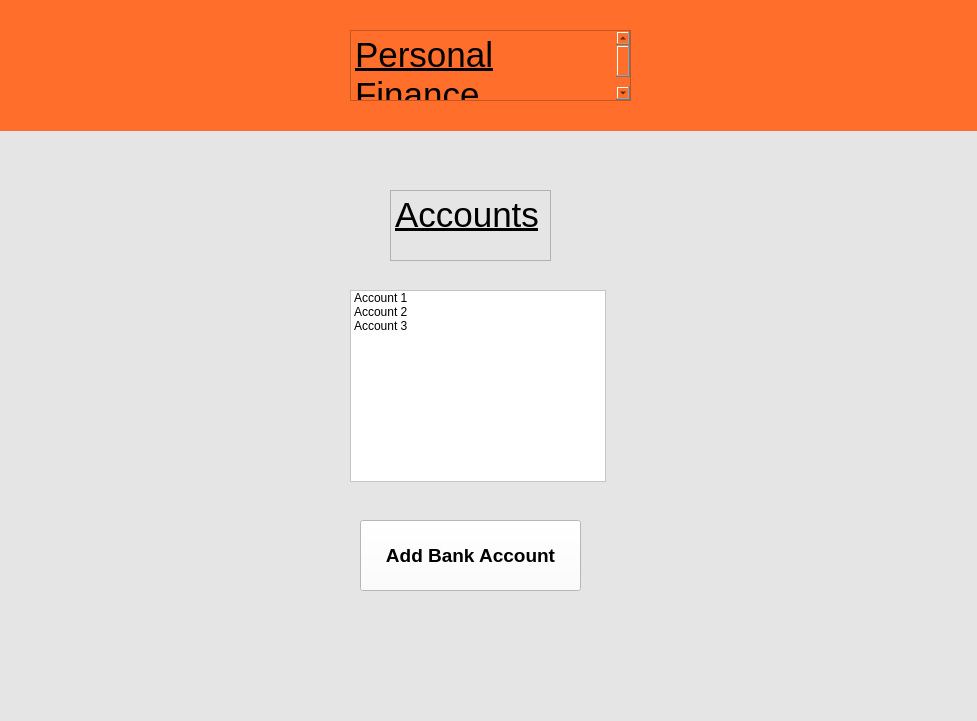
<?xml version="1.0" encoding="UTF-8"?>
<ui version="4.0">
 <class>MainWindow</class>
 <widget class="QMainWindow" name="MainWindow">
  <property name="geometry">
   <rect>
    <x>0</x>
    <y>0</y>
    <width>977</width>
    <height>721</height>
   </rect>
  </property>
  <property name="windowTitle">
   <string>MainWindow</string>
  </property>
  <property name="styleSheet">
   <string notr="true">background-color: rgb(229, 229, 229)</string>
  </property>
  <widget class="QWidget" name="centralwidget">
   <widget class="QWidget" name="widget" native="true">
    <property name="geometry">
     <rect>
      <x>0</x>
      <y>0</y>
      <width>981</width>
      <height>131</height>
     </rect>
    </property>
    <property name="styleSheet">
     <string notr="true">background-color: rgb(255, 110, 43)</string>
    </property>
    <widget class="QTextEdit" name="textEdit">
     <property name="geometry">
      <rect>
       <x>350</x>
       <y>30</y>
       <width>281</width>
       <height>71</height>
      </rect>
     </property>
     <property name="html">
      <string>&lt;!DOCTYPE HTML PUBLIC &quot;-//W3C//DTD HTML 4.0//EN&quot; &quot;http://www.w3.org/TR/REC-html40/strict.dtd&quot;&gt;
&lt;html&gt;&lt;head&gt;&lt;meta name=&quot;qrichtext&quot; content=&quot;1&quot; /&gt;&lt;meta charset=&quot;utf-8&quot; /&gt;&lt;style type=&quot;text/css&quot;&gt;
p, li { white-space: pre-wrap; }
hr { height: 1px; border-width: 0; }
li.unchecked::marker { content: &quot;\2610&quot;; }
li.checked::marker { content: &quot;\2612&quot;; }
&lt;/style&gt;&lt;/head&gt;&lt;body style=&quot; font-family:'Segoe UI'; font-size:9pt; font-weight:400; font-style:normal;&quot;&gt;
&lt;p style=&quot; margin-top:0px; margin-bottom:0px; margin-left:0px; margin-right:0px; -qt-block-indent:0; text-indent:0px;&quot;&gt;&lt;span style=&quot; font-size:26pt; text-decoration: underline;&quot;&gt;Personal Finance&lt;/span&gt;&lt;/p&gt;&lt;/body&gt;&lt;/html&gt;</string>
     </property>
    </widget>
   </widget>
   <widget class="QPushButton" name="addAccount">
    <property name="geometry">
     <rect>
      <x>360</x>
      <y>520</y>
      <width>221</width>
      <height>71</height>
     </rect>
    </property>
    <property name="font">
     <font>
      <pointsize>14</pointsize>
      <bold>true</bold>
     </font>
    </property>
    <property name="styleSheet">
     <string notr="true">background-color: rgb(255, 255, 255)</string>
    </property>
    <property name="text">
     <string>Add Bank Account</string>
    </property>
    <property name="iconSize">
     <size>
      <width>19</width>
      <height>19</height>
     </size>
    </property>
   </widget>
   <widget class="QTextEdit" name="textEdit_2">
    <property name="geometry">
     <rect>
      <x>390</x>
      <y>190</y>
      <width>161</width>
      <height>71</height>
     </rect>
    </property>
    <property name="html">
     <string>&lt;!DOCTYPE HTML PUBLIC &quot;-//W3C//DTD HTML 4.0//EN&quot; &quot;http://www.w3.org/TR/REC-html40/strict.dtd&quot;&gt;
&lt;html&gt;&lt;head&gt;&lt;meta name=&quot;qrichtext&quot; content=&quot;1&quot; /&gt;&lt;meta charset=&quot;utf-8&quot; /&gt;&lt;style type=&quot;text/css&quot;&gt;
p, li { white-space: pre-wrap; }
hr { height: 1px; border-width: 0; }
li.unchecked::marker { content: &quot;\2610&quot;; }
li.checked::marker { content: &quot;\2612&quot;; }
&lt;/style&gt;&lt;/head&gt;&lt;body style=&quot; font-family:'Segoe UI'; font-size:9pt; font-weight:400; font-style:normal;&quot;&gt;
&lt;p style=&quot; margin-top:0px; margin-bottom:0px; margin-left:0px; margin-right:0px; -qt-block-indent:0; text-indent:0px;&quot;&gt;&lt;span style=&quot; font-size:26pt; text-decoration: underline;&quot;&gt;Accounts&lt;/span&gt;&lt;/p&gt;&lt;/body&gt;&lt;/html&gt;</string>
    </property>
   </widget>
   <widget class="QListWidget" name="listWidget">
    <property name="geometry">
     <rect>
      <x>350</x>
      <y>290</y>
      <width>256</width>
      <height>192</height>
     </rect>
    </property>
    <property name="styleSheet">
     <string notr="true">font: 22pt &quot;Segoe UI&quot;;
background-color: rgb(255, 255, 255)</string>
    </property>
    <item>
     <property name="text">
      <string>Account 1</string>
     </property>
    </item>
    <item>
     <property name="text">
      <string>Account 2</string>
     </property>
    </item>
    <item>
     <property name="text">
      <string>Account 3</string>
     </property>
    </item>
   </widget>
  </widget>
  <widget class="QMenuBar" name="menubar">
   <property name="geometry">
    <rect>
     <x>0</x>
     <y>0</y>
     <width>977</width>
     <height>22</height>
    </rect>
   </property>
  </widget>
  <widget class="QStatusBar" name="statusbar"/>
 </widget>
 <resources/>
 <connections/>
</ui>
